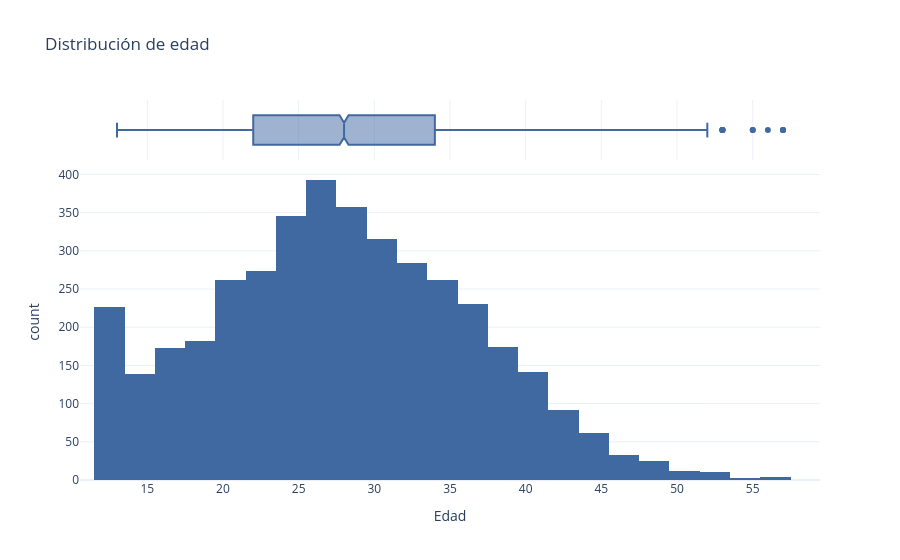
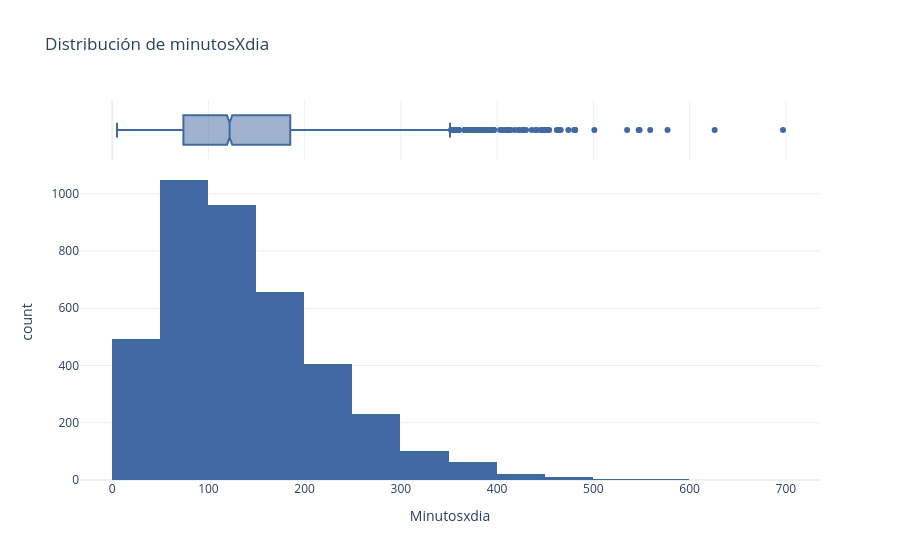
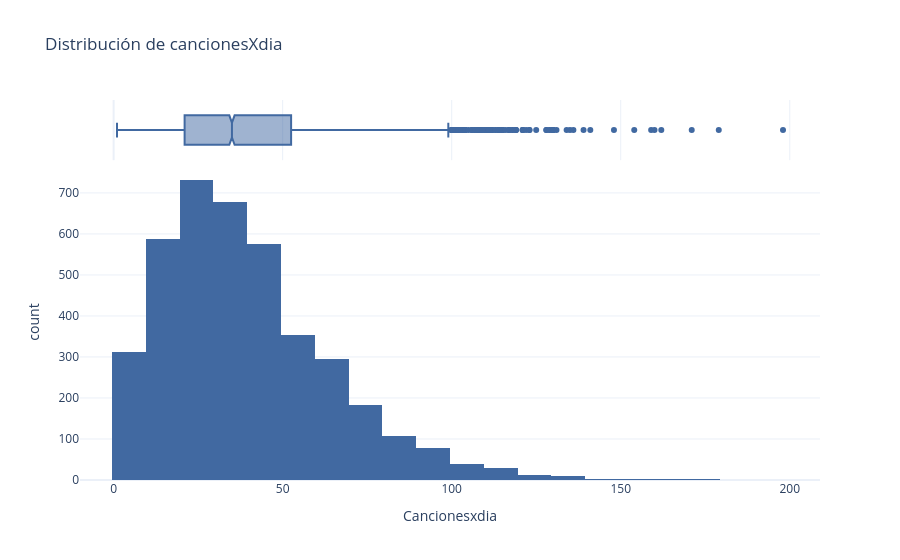
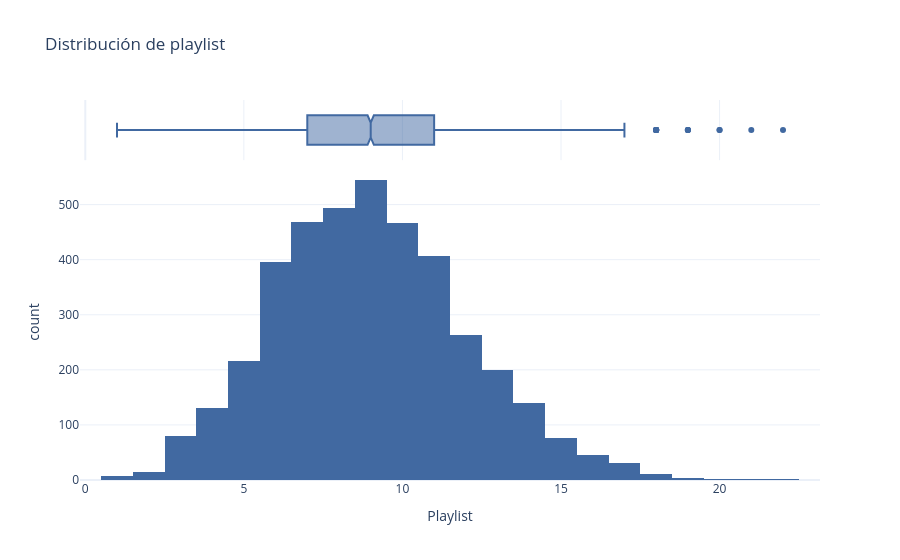

The cell these charts' notebook holds for them, in order:
### Markdown cell above
# Graficos

### Code cell
eda.graficar_distribucion_numericas()
eda.graficar_comparacion_numericas()
eda.graficar_frecuencia_categoricas()
eda.graficar_minutos_por_plataforma()
eda.graficar_canciones_por_animo()
eda.graficar_minutos_vs_canciones()
eda.graficar_matriz_correlacion()

### Figure 1 — Plotly figure (JSON) as saved in the notebook; plotly's stock layout.template omitted (floating-point values rounded to 4 significant figures; data arrays with more than 128 entries replaced by an {"elided": "..."} marker saying what was removed)
{"data": [{"bingroup": "x", "hovertemplate": "Edad=%{x}<br>count=%{y}<extra></extra>", "legendgroup": "", "marker": {"color": "#4169A1", "pattern": {"shape": ""}}, "name": "", "nbinsx": 30, "orientation": "v", "showlegend": false, "x": {"elided": "4000 int values"}, "xaxis": "x", "yaxis": "y", "type": "histogram"}, {"hovertemplate": "Edad=%{x}<extra></extra>", "legendgroup": "", "marker": {"color": "#4169A1"}, "name": "", "notched": true, "showlegend": false, "x": {"elided": "4000 int values"}, "xaxis": "x2", "yaxis": "y2", "type": "box"}], "layout": {"xaxis": {"anchor": "y", "domain": [0.0, 1.0], "title": {"text": "Edad"}}, "yaxis": {"anchor": "x", "domain": [0.0, 0.8316], "title": {"text": "count"}}, "xaxis2": {"anchor": "y2", "domain": [0.0, 1.0], "matches": "x", "showticklabels": false, "showgrid": true}, "yaxis2": {"anchor": "x2", "domain": [0.8416, 1.0], "matches": "y2", "showticklabels": false, "showline": false, "ticks": "", "showgrid": false}, "legend": {"tracegroupgap": 0}, "title": {"text": "Distribución de edad"}, "barmode": "relative", "hovermode": "x unified"}}

### Figure 2 — Plotly figure (JSON) as saved in the notebook; plotly's stock layout.template omitted (floating-point values rounded to 4 significant figures; data arrays with more than 128 entries replaced by an {"elided": "..."} marker saying what was removed)
{"data": [{"bingroup": "x", "hovertemplate": "Minutosxdia=%{x}<br>count=%{y}<extra></extra>", "legendgroup": "", "marker": {"color": "#4169A1", "pattern": {"shape": ""}}, "name": "", "nbinsx": 30, "orientation": "v", "showlegend": false, "x": {"elided": "4000 int values"}, "xaxis": "x", "yaxis": "y", "type": "histogram"}, {"hovertemplate": "Minutosxdia=%{x}<extra></extra>", "legendgroup": "", "marker": {"color": "#4169A1"}, "name": "", "notched": true, "showlegend": false, "x": {"elided": "4000 int values"}, "xaxis": "x2", "yaxis": "y2", "type": "box"}], "layout": {"xaxis": {"anchor": "y", "domain": [0.0, 1.0], "title": {"text": "Minutosxdia"}}, "yaxis": {"anchor": "x", "domain": [0.0, 0.8316], "title": {"text": "count"}}, "xaxis2": {"anchor": "y2", "domain": [0.0, 1.0], "matches": "x", "showticklabels": false, "showgrid": true}, "yaxis2": {"anchor": "x2", "domain": [0.8416, 1.0], "matches": "y2", "showticklabels": false, "showline": false, "ticks": "", "showgrid": false}, "legend": {"tracegroupgap": 0}, "title": {"text": "Distribución de minutosXdia"}, "barmode": "relative", "hovermode": "x unified"}}

### Figure 3 — Plotly figure (JSON) as saved in the notebook; plotly's stock layout.template omitted (floating-point values rounded to 4 significant figures; data arrays with more than 128 entries replaced by an {"elided": "..."} marker saying what was removed)
{"data": [{"bingroup": "x", "hovertemplate": "Cancionesxdia=%{x}<br>count=%{y}<extra></extra>", "legendgroup": "", "marker": {"color": "#4169A1", "pattern": {"shape": ""}}, "name": "", "nbinsx": 30, "orientation": "v", "showlegend": false, "x": {"elided": "4000 int values"}, "xaxis": "x", "yaxis": "y", "type": "histogram"}, {"hovertemplate": "Cancionesxdia=%{x}<extra></extra>", "legendgroup": "", "marker": {"color": "#4169A1"}, "name": "", "notched": true, "showlegend": false, "x": {"elided": "4000 int values"}, "xaxis": "x2", "yaxis": "y2", "type": "box"}], "layout": {"xaxis": {"anchor": "y", "domain": [0.0, 1.0], "title": {"text": "Cancionesxdia"}}, "yaxis": {"anchor": "x", "domain": [0.0, 0.8316], "title": {"text": "count"}}, "xaxis2": {"anchor": "y2", "domain": [0.0, 1.0], "matches": "x", "showticklabels": false, "showgrid": true}, "yaxis2": {"anchor": "x2", "domain": [0.8416, 1.0], "matches": "y2", "showticklabels": false, "showline": false, "ticks": "", "showgrid": false}, "legend": {"tracegroupgap": 0}, "title": {"text": "Distribución de cancionesXdia"}, "barmode": "relative", "hovermode": "x unified"}}

### Figure 4 — Plotly figure (JSON) as saved in the notebook; plotly's stock layout.template omitted (floating-point values rounded to 4 significant figures; data arrays with more than 128 entries replaced by an {"elided": "..."} marker saying what was removed)
{"data": [{"bingroup": "x", "hovertemplate": "Playlist=%{x}<br>count=%{y}<extra></extra>", "legendgroup": "", "marker": {"color": "#4169A1", "pattern": {"shape": ""}}, "name": "", "nbinsx": 30, "orientation": "v", "showlegend": false, "x": {"elided": "4000 int values"}, "xaxis": "x", "yaxis": "y", "type": "histogram"}, {"hovertemplate": "Playlist=%{x}<extra></extra>", "legendgroup": "", "marker": {"color": "#4169A1"}, "name": "", "notched": true, "showlegend": false, "x": {"elided": "4000 int values"}, "xaxis": "x2", "yaxis": "y2", "type": "box"}], "layout": {"xaxis": {"anchor": "y", "domain": [0.0, 1.0], "title": {"text": "Playlist"}}, "yaxis": {"anchor": "x", "domain": [0.0, 0.8316], "title": {"text": "count"}}, "xaxis2": {"anchor": "y2", "domain": [0.0, 1.0], "matches": "x", "showticklabels": false, "showgrid": true}, "yaxis2": {"anchor": "x2", "domain": [0.8416, 1.0], "matches": "y2", "showticklabels": false, "showline": false, "ticks": "", "showgrid": false}, "legend": {"tracegroupgap": 0}, "title": {"text": "Distribución de playlist"}, "barmode": "relative", "hovermode": "x unified"}}
